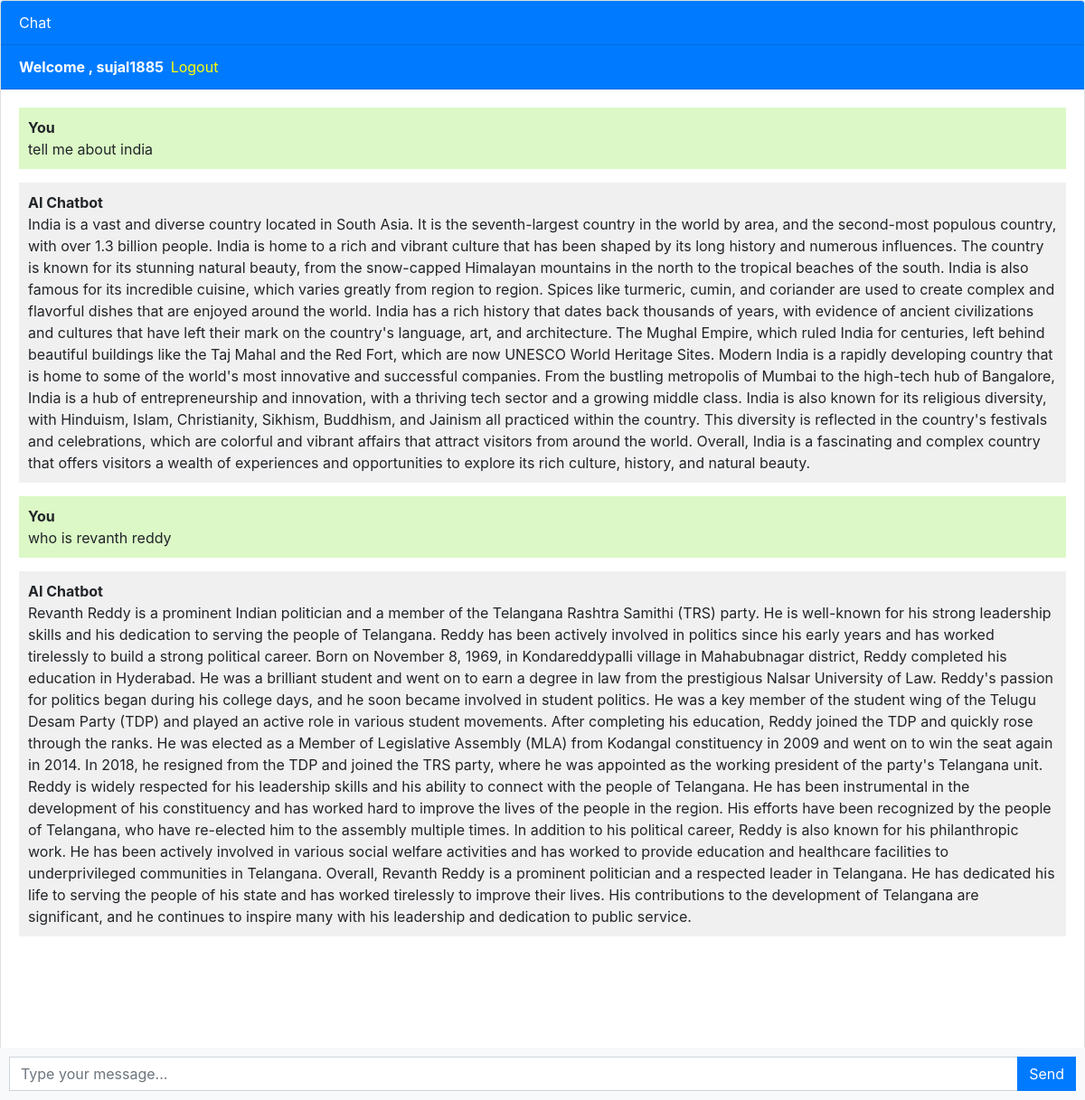
The app's page / (signed in) with its own data.
### chatbot/models.py (models this page shows, shortened)
class Chat(models.Model):
    user = models.ForeignKey(User,on_delete=models.CASCADE)
    message = models.TextField()
    response = models.TextField()
    created_at = models.DateTimeField(auto_now_add=True)

### chatbot/views.py (the view)
# urls.py: path('',views.chatbot,name='chatbot'),
def chatbot(request):
    chats = Chat.objects.filter(user=request.user)
    if request.method == 'POST':
        message = request.POST.get('message')
        response = generateResponse(message)
        chat = Chat(user=request.user,message=message,response=response,created_at=timezone.now())
        chat.save()
        return JsonResponse({'message':message,'response':response})
    return render(request,'chatbot.html',{'chats':chats})

### templates/chatbot.html (shortened to what this page needs)
{% extends 'base.html' %}
{% block content %}
<div class="chat-container">
  <div class="card flex-grow-1">
    <div class="card-header bg-primary text-white">Chat</div>
    {% if user.is_authenticated %}
    <div class="card-header bg-primary text-white"><b>Welcome , {{user.username}} &nbsp;</b><a style="color:yellow" href="logout">Logout</a></div>
    {% else %}
    <div class="card-header bg-primary text-white"><a style="color:yellow" href="login">Login &nbsp;</a><a style="color:yellow" href="register">register</a></div>
    {% endif %}
    <div class="card-body messages-box">
      <ul class="list-unstyled messages-list">
        {% for chat in chats %}
          {% if chat.user == request.user %}
          <li class="message sent">
            <div class="message-text">
              <div class="message-sender">
                <b>You</b>
              </div>
              <div class="message-content">
                {{chat.message}}
              </div>
            </div>
          </li>
          <li class="message received">
            <div class="message-text">
              <div class="message-sender">
                <b>AI Chatbot</b>
              </div>
              <div class="message-content">
                {{chat.response}}
              </div>
            </div>
          </li>
          {% endif %}
        {% endfor %}
      </ul>
    </div>
    <br><br>
    <br><br>
    <br><br>
  </div>
  <form class="message-form">
    <div class="input-group">
      <input type="text" class="form-control message-input" placeholder="Type your message...">
      <div class="input-group-append">
        <button type="submit" class="btn btn-primary btn-send">Send</button>
      </div>
    </div>
  </form>
</div>
{% endblock %}

### templates/chatbot.html (style rules this page uses)
body, html { height: 100%; }
.messages-box { flex: 1; overflow-y: auto; }
.messages-list { padding-left: 0; }
.message { margin-bottom: 15px; list-style: none; }
.message-text { padding: 10px; border-radius: 5px; }
.sent { background-color: #dcf8c6; align-self: flex-end; }
.received { background-color: #f1f0f0; align-self: flex-start; }
.message-form { display: flex; position: fixed; bottom: 0; left: 0; right: 0; padding: 10px; background-color: #f8f9fa; }
.message-input { flex: 1; border-radius: 0; border-right: none; }
.btn-send { border-radius: 0; }
.chat-container { height: 100%; display: flex; flex-direction: column; }

### records on screen
Chat: message "tell me about india", response "India is a vast and diverse country located in South Asia. It is the seventh-largest country in the world by area, and the second-most populous country, with over 1.3 billion people. India is home to a rich and vibrant culture that has been shaped by its long history and numerous influences. The country is known for its stunning natural beauty, from the snow-capped Himalayan mountains in the north to the tropical beaches of the south. India is also famous for its incredible cuisine, which varies greatly from region to region. Spices like turmeric, cumin, and coriander are used to create complex and flavorful dishes that are enjoyed around the world. India has a rich history that dates back…"
Chat: message "who is revanth reddy", response "Revanth Reddy is a prominent Indian politician and a member of the Telangana Rashtra Samithi (TRS) party. He is well-known for his strong leadership skills and his dedication to serving the people of Telangana. Reddy has been actively involved in politics since his early years and has worked tirelessly to build a strong political career. Born on November 8, 1969, in Kondareddypalli village in Mahabubnagar district, Reddy completed his education in Hyderabad. He was a brilliant student and went on to earn a degree in law from the prestigious Nalsar University of Law. Reddy's passion for politics began during his college days, and he soon became involved in student politics. He was a key…"

### other values on screen
{{ user.username }} "sujal1885"
